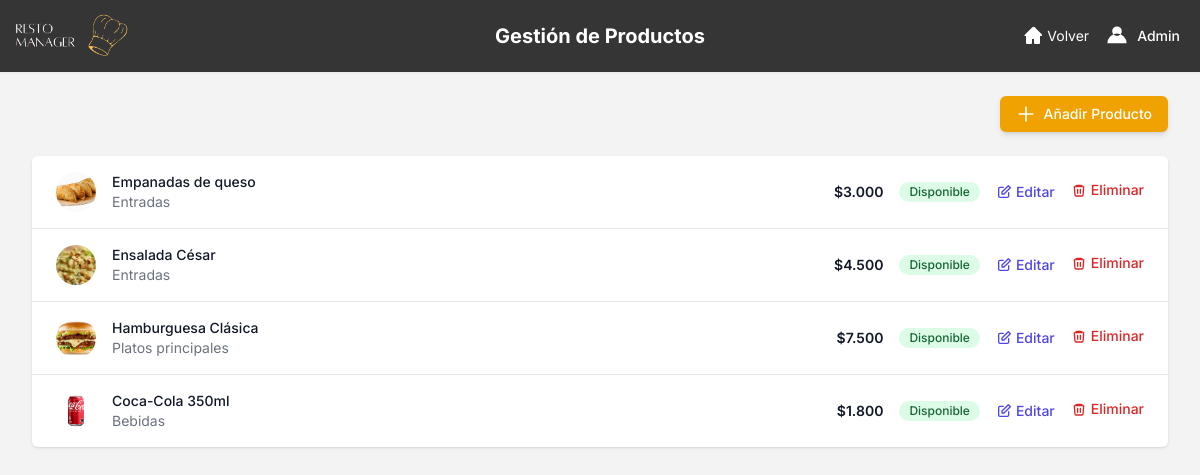
Screenshot of /dashboard/productos/ (signed in) with the database file from the repository.
### restaurante_app/models.py (models this page shows, shortened)
class Usuario(AbstractUser):
    first_name = None
    last_name = None
    ROL_CHOICES = (('MESA', 'Mesa'), ('ENCARGADO', 'Encargado'), ('CAMARERO', 'Camarero'))
    rol = models.CharField(max_length=10, choices=ROL_CHOICES, default='MESA')
    codigo_secreto_camarero = models.CharField(max_length=10, blank=True, null=True, unique=True, help_text="Código secreto para camareros (4 dígitos)")
    objects = UsuarioManager()

class Producto(models.Model):
    nombre = models.CharField(max_length=100, unique=True)
    descripcion = models.TextField(blank=True)
    precio = models.IntegerField(help_text="Precio del producto (en formato entero)")
    imagen = models.ImageField(upload_to='productos/', blank=True, null=True)
    categoria = models.ForeignKey(Categoria, on_delete=models.PROTECT)
    disponible = models.BooleanField(default=True)
    ingredientes = models.ManyToManyField(Ingrediente, through='ProductoIngrediente')

class Categoria(models.Model):
    nombre = models.CharField(max_length=100, unique=True)
    orden = models.PositiveIntegerField(default=10, help_text="Un número más bajo aparece primero")
    class Meta:
        ordering = ['orden', 'nombre']

### restaurante_app/views.py (the view)
    @login_required
    def _wrapped_view(request, *args, **kwargs):
        if request.user.rol != 'ENCARGADO':
            messages.error(request, 'No tienes permiso para acceder a esta página.')
            return redirect('index')
        return view_func(request, *args, **kwargs)

### restaurante_app/templatetags/custom_filters.py (called while the page is built)
@register.filter
def punto_mil(value):
    try:
        return f"{int(value):,}".replace(",", ".")
    except (ValueError, TypeError):
        return value

### restaurante_app/views.py (called while the page is built)
def staff_required(view_func):
    @login_required
    def _wrapped_view(request, *args, **kwargs):
        if request.user.rol != 'ENCARGADO':
            messages.error(request, 'No tienes permiso para acceder a esta página.')
            return redirect('index')
        return view_func(request, *args, **kwargs)
    return _wrapped_view

@staff_required
def gestion_productos_view(request):
    productos = Producto.objects.all().order_by('categoria', 'nombre')
    return render(request, 'app/gestion_productos.html', {'productos': productos})

### templates/app/gestion_productos.html (shortened to what this page needs)
{% load static %}
{% load custom_filters %}
<!DOCTYPE html>
<html lang="es">
<head>
    <script src="https://cdn.tailwindcss.com"></script>
</head>
<body class="bg-grisClaro">
    <header class="bg-[#353535] shadow-sm relative">
        <div class="w-full mx-auto py-2 px-0 flex items-center justify-between relative">
            <div class="flex items-center ml-[-12px]">
                <img src="{% static 'img/imagelogo.png' %}" alt="Logo" class="h-14 w-45">
            </div>
            <h1 class="absolute left-1/2 transform -translate-x-1/2 text-xl font-bold text-white">
                Gestión de Productos
            </h1>
            <div class="flex items-center space-x-4 mr-5">
                <a href="{% url 'dashboard' %}" class="flex items-center text-white text-sm hover:text-gray-300">
                    <svg xmlns="http://www.w3.org/2000/svg" class="h-5 w-5 mr-1" fill="currentColor" viewBox="0 0 20 20">
                        <path d="M10.707 1.293a1 1 0 00-1.414 0l-8 8A1 1 0 002 10h1v7a1 1 0 001 1h4a1 1 0 001-1v-4h2v4a1 1 0 001 1h4a1 1 0 001-1v-7h1a1 1 0 00.707-1.707l-8-8z" />
                    </svg>
                    Volver
                </a>
                <button id="userMenuButton" class="flex items-center space-x-2 text-white hover:text-gray-200 focus:outline-none">
                    <svg xmlns="http://www.w3.org/2000/svg" class="h-6 w-6 text-white" fill="currentColor" viewBox="0 0 20 20">
                        <path fill-rule="evenodd" d="M10 2a4 4 0 100 8 4 4 0 000-8zM2 16a8 8 0 1116 0H2z" clip-rule="evenodd" />
                    </svg>
                    <span class="text-sm font-medium">{{ user.username }}</span>
                </button>
            </div>
        </div>
    </header>
    <main class="max-w-7xl mx-auto py-6 sm:px-6 lg:px-8">
        <div class="flex justify-end mb-6">
            <a href="{% url 'crear_producto' %}" class="inline-flex items-center px-4 py-2 bg-[#F0A202] hover:bg-[#d7990b] text-white text-sm font-medium rounded-md shadow-md focus:outline-none focus:ring-2 focus:ring-offset-2 focus:ring-[#F0A202]">
                <svg xmlns="http://www.w3.org/2000/svg" class="h-5 w-5 mr-2" fill="none" viewBox="0 0 24 24" stroke="currentColor" stroke-width="2">
                    <path stroke-linecap="round" stroke-linejoin="round" d="M12 4v16m8-8H4" />
                </svg>
                Añadir Producto
            </a>
        </div>
        <div class="bg-white shadow overflow-hidden rounded-md">
            <ul role="list" class="divide-y divide-gray-200">
                {% for producto in productos %}
                <li class="px-6 py-4 flex items-center justify-between">
                    <div class="flex items-center">
                        {% if producto.imagen %}
                            <img class="h-10 w-10 rounded-full object-cover" src="{{ producto.imagen.url }}" alt="Imagen de {{ producto.nombre }}">
                        {% else %}
                            <span class="h-10 w-10 rounded-full bg-gray-200 flex items-center justify-center text-gray-400 text-xs">Sin foto</span>
                        {% endif %}
                        <div class="ml-4">
                            <p class="text-sm font-medium text-gray-900">{{ producto.nombre }}</p>
                            <p class="text-sm text-gray-500">{{ producto.categoria.nombre|default:"Sin categoría" }}</p>
                        </div>
                    </div>
                    <div class="flex items-center space-x-4">
                        <span class="text-sm font-semibold text-gray-900">${{ producto.precio|punto_mil }}</span>
                        <span class="inline-flex items-center px-2.5 py-0.5 rounded-full text-xs font-medium {% if producto.disponible %}bg-green-100 text-green-800{% else %}bg-red-100 text-red-800{% endif %}">
                            {% if producto.disponible %}Disponible{% else %}No Disponible{% endif %}
                        </span>
                        <a href="{% url 'editar_producto' producto.id %}" class="text-sm font-medium text-indigo-600 hover:text-indigo-900 inline-flex items-center space-x-1">
                            <svg xmlns="http://www.w3.org/2000/svg" class="h-4 w-4" fill="none" viewBox="0 0 24 24" stroke="currentColor"><path stroke-linecap="round" stroke-linejoin="round" stroke-width="2" d="M11 5H6a2 2 0 00-2 2v11a2 2 0 002 2h11a2 2 0 002-2v-5M18.5 2.5l3 3L12 15H9v-3L18.5 2.5z" /></svg>
                            <span>Editar</span>
                        </a>
                        <form action="{% url 'eliminar_producto' producto.id %}" method="post" class="inline" onsubmit="return confirm('¿Seguro que quieres eliminar este producto?');">
                            <button type="submit" class="text-sm font-medium text-red-600 hover:text-red-900 inline-flex items-center space-x-1">
                                <svg xmlns="http://www.w3.org/2000/svg" class="h-4 w-4" fill="none" viewBox="0 0 24 24" stroke="currentColor"><path stroke-linecap="round" stroke-linejoin="round" stroke-width="2" d="M19 7l-.867 12.142A2 2 0 0116.138 21H7.862a2 2 0 01-1.995-1.858L5 7m5 4v6m4-6v6M9 7h6m2 0a2 2 0 00-2-2H9a2 2 0 00-2 2h10z" /></svg>
                                <span>Eliminar</span>
                            </button>
                        </form>
                    </div>
                </li>
                {% endfor %}
            </ul>
        </div>
    </main>
</body>
</html>

### templates/app/gestion_productos.html (style rules this page uses)
body { font-family: 'Inter', sans-serif; }

### rows the page displays
Usuario: username "Admin"
Producto: imagen (picture), nombre "Empanadas de queso", categoria.nombre "Entradas", precio|punto_mil "3.000", disponible "Disponible"
Producto: imagen (picture), nombre "Ensalada César", categoria.nombre "Entradas", precio|punto_mil "4.500", disponible "Disponible"
Producto: imagen (picture), nombre "Hamburguesa Clásica", categoria.nombre "Platos principales", precio|punto_mil "7.500", disponible "Disponible"
Producto: imagen (picture), nombre "Coca-Cola 350ml", categoria.nombre "Bebidas", precio|punto_mil "1.800", disponible "Disponible"
